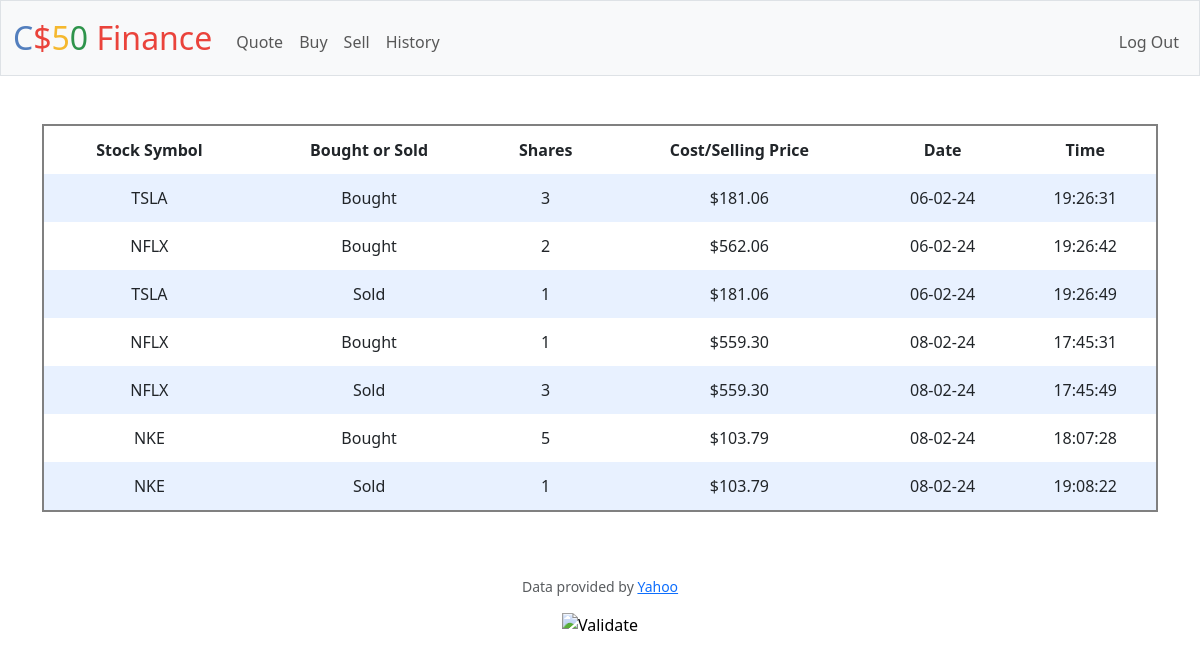
Screenshot of /history (signed in) with the database file from the repository.
### tables this page shows
CREATE TABLE transactions (purchase_id INTEGER PRIMARY KEY AUTOINCREMENT UNIQUE NOT NULL, user_id INTEGER, symbol TEXT, shares INTEGER, price NUMERIC, date TEXT, time TEXT);

### app.py (the view)
@app.route("/history")
@login_required
def history():
    rows = db.execute(
        "SELECT symbol, shares, price, date, time FROM transactions WHERE user_id = ?",
        session["user_id"],
    )
    return render_template("history.html", rows=rows, abs=abs, usd=usd)

### app.py (called while the page is built)
@app.after_request
def after_request(response):
    response.headers["Cache-Control"] = "no-cache, no-store, must-revalidate"
    response.headers["Expires"] = 0
    response.headers["Pragma"] = "no-cache"
    return response

### helpers.py (called while the page is built)
def login_required(f):
    @wraps(f)
    def decorated_function(*args, **kwargs):
        if session.get("user_id") is None:
            return redirect("/login")
        return f(*args, **kwargs)
    return decorated_function

def usd(value):
    return f"${value:,.2f}"

### templates/history.html (shortened to what this page needs)
{% extends "layout.html" %}
{% block main %}
    <table>
        <thead>
            <tr>
                <th>Stock Symbol</th>
                <th>Bought or Sold</th>
                <th>Shares</th>
                <th>Cost/Selling Price</th>
                <th>Date</th>
                <th>Time</th>
            </tr>
        </thead>
        <tbody>
            {% for row in rows %}
                <tr>
                    <td>{{ row.symbol }}</td>
                    {% if row.shares > 0 %}
                        <td>Bought</td>
                    {% else %}
                        <td>Sold</td>
                    {% endif %}
                    <td>{{ abs(row.shares) }}</td>
                    <td>{{ usd(row.price) }}</td>
                    <td>{{ row.date }}</td>
                    <td>{{ row.time }}</td>
                </tr>
            {% endfor %}
        </tbody>
    </table>
{% endblock %}

### templates/layout.html (shortened to what this page needs)
<!DOCTYPE html>
<html lang="en">
    <head>
        <link href="https://cdn.jsdelivr.net/npm/bootstrap@5.3.2/dist/css/bootstrap.min.css" rel="stylesheet">
        <link href="/static/styles.css" rel="stylesheet">
    </head>
    <body>
        <nav class="bg-light border navbar navbar-expand-md navbar-light">
            <div class="container-fluid">
                <a class="navbar-brand" href="/"><span class="blue">C</span><span class="red">$</span><span class="yellow">5</span><span class="green">0</span> <span class="red">Finance</span></a>
                <div class="collapse navbar-collapse" id="navbar">
                    {% if session["user_id"] %}
                        <ul class="navbar-nav me-auto mt-2">
                            <li class="nav-item"><a class="nav-link" href="/quote">Quote</a></li>
                            <li class="nav-item"><a class="nav-link" href="/buy">Buy</a></li>
                            <li class="nav-item"><a class="nav-link" href="/sell">Sell</a></li>
                            <li class="nav-item"><a class="nav-link" href="/history">History</a></li>
                        </ul>
                        <ul class="navbar-nav ms-auto mt-2">
                            <li class="nav-item"><a class="nav-link" href="/logout">Log Out</a></li>
                        </ul>
                    {% else %}
                        <ul class="navbar-nav ms-auto mt-2">
                            <li class="nav-item"><a class="nav-link" href="/register">Register</a></li>
                            <li class="nav-item"><a class="nav-link" href="/login">Log In</a></li>
                        </ul>
                    {% endif %}
                </div>
            </div>
        </nav>
        <main class="container py-5 text-center">
            {% block main %}{% endblock %}
        </main>
        <footer class="mb-5">
            <p class="mb-3 small text-center text-muted">
                Data provided by <a href="https://finance.yahoo.com/">Yahoo</a>
            </p>
            <form action="https://validator.w3.org/check" class="text-center" enctype="multipart/form-data" method="post" target="_blank">
                <input alt="Validate" src="/static/I_heart_validator.png" type="image">
            </form>
        </footer>
    </body>
</html>

### static/styles.css (style rules this page uses)
nav .navbar-brand { font-size: xx-large; }
nav .navbar-brand .blue { color: #537fbe; }
nav .navbar-brand .red { color: #ea433b; }
nav .navbar-brand .yellow { color: #f5b82e; }
nav .navbar-brand .green { color: #2e944b; }
th, td { padding: 0.75rem }
tbody tr:nth-of-type(odd) { background-color: rgb(179, 208, 255, 0.3) }
table { background-color: transparent; margin-bottom: 1rem; width: 100%; border: 2px solid #808080; }

### rows the page displays
transactions: symbol "TSLA", shows "Bought", shares "3", price "$181.06", date "06-02-24", time "19:26:31"
transactions: symbol "NFLX", shows "Bought", shares "2", price "$562.06", date "06-02-24", time "19:26:42"
transactions: symbol "TSLA", shows "Sold", shares "1", price "$181.06", date "06-02-24", time "19:26:49"
transactions: symbol "NFLX", shows "Bought", shares "1", price "$559.30", date "08-02-24", time "17:45:31"
transactions: symbol "NFLX", shows "Sold", shares "3", price "$559.30", date "08-02-24", time "17:45:49"
transactions: symbol "NKE", shows "Bought", shares "5", price "$103.79", date "08-02-24", time "18:07:28"
transactions: symbol "NKE", shows "Sold", shares "1", price "$103.79", date "08-02-24", time "19:08:22"
